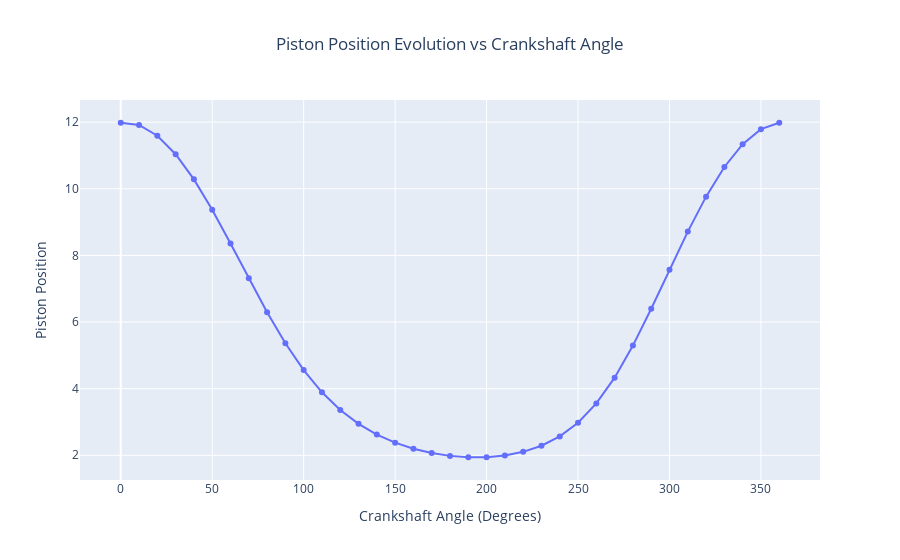

Write notebook code for a chart like this one.
### Code cell
import plotly.graph_objs as go
import numpy as np

l2 = 5
l3 = 7
offset = 0.5

# Prepare data
angle_deg_2_values = list(range(0, 361, 10))
Rx_4_values = []

for angle_deg_2 in angle_deg_2_values:
    solution = slider_crank_position(l2, l3, offset, angle_deg_2)

    Rx_4 = solution[8]

    Rx_4_values.append(Rx_4)

# Calculate the difference between max and min values
range_of_motion = max(Rx_4_values) - min(Rx_4_values)
print(f"Range of motion: {range_of_motion}")

# Find the index of the min and max values and the corresponding angles
min_index = np.argmin(Rx_4_values)
max_index = np.argmax(Rx_4_values)
min_angle = angle_deg_2_values[min_index]
max_angle = angle_deg_2_values[max_index]

print(f"Minimum value reached at angle: {min_angle} degrees")
print(f"Maximum value reached at angle: {max_angle} degrees")

# Create a scatter plot
fig = go.Figure(go.Scatter(x=angle_deg_2_values, y=Rx_4_values, mode='lines+markers'))

# Set the layout
fig.update_layout(title="Piston Position Evolution vs Crankshaft Angle", title_x=0.5,
                  xaxis_title="Crankshaft Angle (Degrees)",
                  yaxis_title="Piston Position")

# Show the plot
fig.show()

### Figure 1 — Plotly figure (JSON) as saved in the notebook; plotly's stock layout.template omitted (floating-point values rounded to 4 significant figures)
{"data": [{"mode": "lines+markers", "type": "scatter", "x": [0, 10, 20, 30, 40, 50, 60, 70, 80, 90, 100, 110, 120, 130, 140, 150, 160, 170, 180, 190, 200, 210, 220, 230, 240, 250, 260, 270, 280, 290, 300, 310, 320, 330, 340, 350, 360], "y": [11.98, 11.91, 11.59, 11.04, 10.28, 9.371, 8.359, 7.311, 6.293, 5.362, 4.557, 3.891, 3.359, 2.943, 2.622, 2.378, 2.196, 2.066, 1.982, 1.941, 1.943, 1.994, 2.103, 2.286, 2.567, 2.978, 3.557, 4.33, 5.293, 6.398, 7.567, 8.714, 9.764, 10.65, 11.34, 11.79, 11.98]}], "layout": {"title": {"text": "Piston Position Evolution vs Crankshaft Angle", "x": 0.5}, "xaxis": {"title": {"text": "Crankshaft Angle (Degrees)"}}, "yaxis": {"title": {"text": "Piston Position"}}}}
